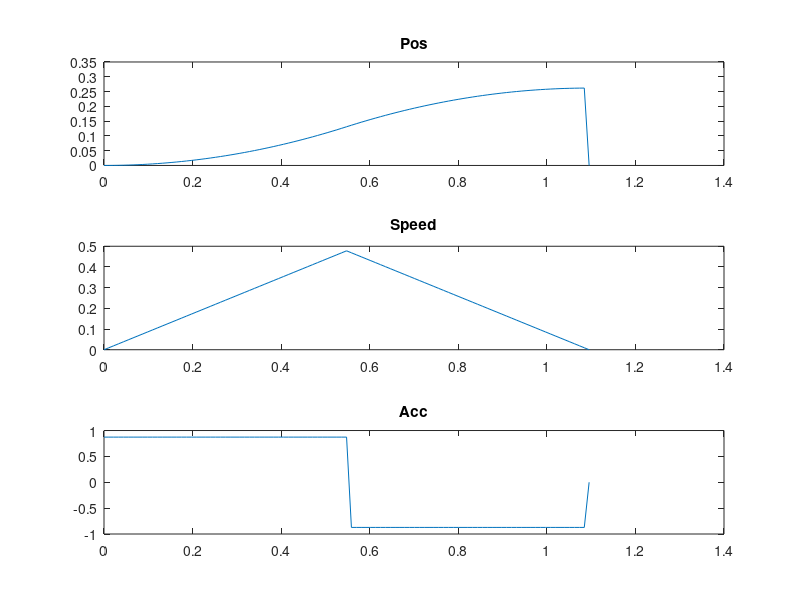

The MATLAB source for this figure:
% Goal
final = 15*pi/180;
amax = 50*pi/180;
vmax = 40*pi/180;

% Interval?
t0 = 0;
t1 = sqrt(final/amax);
tf = 2*t1;
t = [0:1/100:1]*tf;
theta = zeros(length(t),1);
thetadot = theta;
theta2dot = theta;

for k=1:length(t)
    if t(k)<=t1
        theta(k) = amax/2*t(k)^2;
        thetadot(k) = amax*t(k);
        theta2dot(k) = amax;
    elseif t(k)<tf
        v1 = amax*t1;
        theta1 = amax/2*t1^2;
        
        theta(k) = -amax/2*(t(k)-t1)^2+theta1+v1*(t(k)-t1);
        thetadot(k) = -amax*(t(k)-t1)+v1;
        theta2dot(k) = -amax;
    end
end

%%
figure
subplot(311)
plot(t,theta)
title('Pos')
subplot(312)
plot(t,thetadot)
title('Speed')
subplot(313)
plot(t,theta2dot)
title('Acc')


